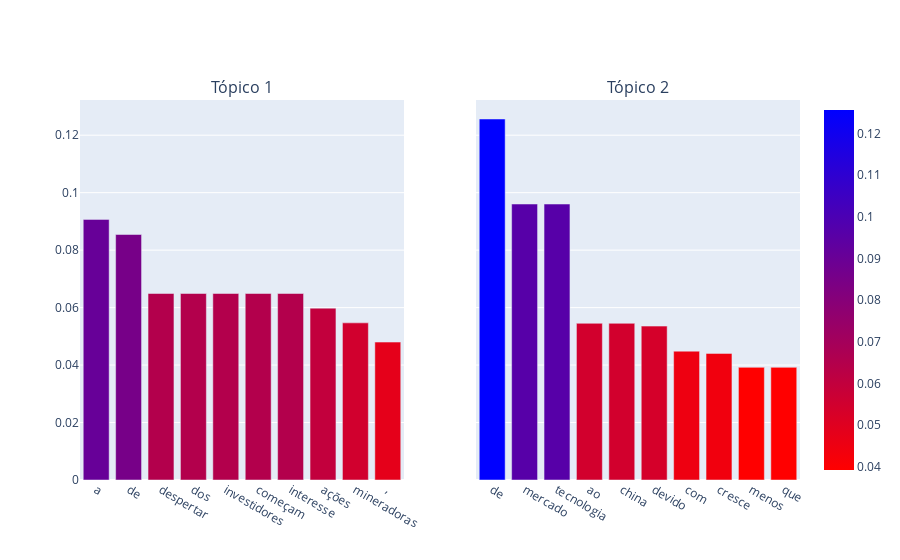

Source (notebook cell):
### Code cell
nmf_top = nmf.show_topics(formatted=False)

fig = make_subplots(rows=1, cols=2, shared_yaxes=True, subplot_titles=('Tópico 1', 'Tópico 2'))

for i in range(2):
    topico = nmf_top[i][1]
    topico.sort(key=lambda x: x[1], reverse=True)

    palavra = list(zip(*topico))[0]
    score = list(zip(*topico))[1]
    
    fig.add_trace(go.Bar(x=palavra, y=score,
                         marker=dict(color=score, coloraxis="coloraxis")), 1, i+1)
    
fig.update_layout(coloraxis=dict(colorscale='Bluered_r'), showlegend=False)
fig.show()

### Figure 1 — Plotly figure (JSON) as saved in the notebook; plotly's stock layout.template omitted (floating-point values rounded to 4 significant figures)
{"data": [{"marker": {"color": [0.0907, 0.08544, 0.06491, 0.06491, 0.06491, 0.06491, 0.06491, 0.05981, 0.05469, 0.048], "coloraxis": "coloraxis"}, "type": "bar", "x": ["a", "de", "despertar", "dos", "investidores", "começam", "interesse", "ações", "mineradoras", ","], "xaxis": "x", "y": [0.0907, 0.08544, 0.06491, 0.06491, 0.06491, 0.06491, 0.06491, 0.05981, 0.05469, 0.048], "yaxis": "y"}, {"marker": {"color": [0.1256, 0.09605, 0.09604, 0.05454, 0.05453, 0.05356, 0.04484, 0.04405, 0.03921, 0.03921], "coloraxis": "coloraxis"}, "type": "bar", "x": ["de", "mercado", "tecnologia", "ao", "china", "devido", "com", "cresce", "menos", "que"], "xaxis": "x2", "y": [0.1256, 0.09605, 0.09604, 0.05454, 0.05453, 0.05356, 0.04484, 0.04405, 0.03921, 0.03921], "yaxis": "y2"}], "layout": {"annotations": [{"font": {"size": 16}, "showarrow": false, "text": "Tópico 1", "x": 0.225, "xanchor": "center", "xref": "paper", "y": 1, "yanchor": "bottom", "yref": "paper"}, {"font": {"size": 16}, "showarrow": false, "text": "Tópico 2", "x": 0.775, "xanchor": "center", "xref": "paper", "y": 1, "yanchor": "bottom", "yref": "paper"}], "coloraxis": {"colorscale": [[0, "rgb(255,0,0)"], [1, "rgb(0,0,255)"]]}, "showlegend": false, "xaxis": {"anchor": "y", "domain": [0, 0.45]}, "xaxis2": {"anchor": "y2", "domain": [0.55, 1]}, "yaxis": {"anchor": "x", "domain": [0, 1]}, "yaxis2": {"anchor": "x2", "domain": [0, 1], "matches": "y", "showticklabels": false}}}
